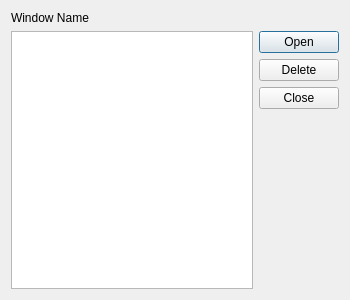
<?xml version="1.0" encoding="UTF-8"?>
<ui version="4.0">
 <class>OpenElementDialog</class>
 <widget class="QDialog" name="OpenElementDialog">
  <property name="geometry">
   <rect>
    <x>0</x>
    <y>0</y>
    <width>350</width>
    <height>300</height>
   </rect>
  </property>
  <property name="windowTitle">
   <string>Open window</string>
  </property>
  <property name="windowIcon">
   <iconset resource="../Icons.qrc">
    <normaloff>:/Icons/car.png</normaloff>:/Icons/car.png</iconset>
  </property>
  <layout class="QVBoxLayout" name="verticalLayout_2">
   <item>
    <widget class="QLabel" name="d_labelWindowName">
     <property name="text">
      <string>Window Name</string>
     </property>
    </widget>
   </item>
   <item>
    <layout class="QHBoxLayout" name="horizontalLayout">
     <item>
      <widget class="QListWidget" name="d_listWidgetNames"/>
     </item>
     <item>
      <layout class="QVBoxLayout" name="verticalLayout">
       <item>
        <widget class="QPushButton" name="d_pushButtonOpen">
         <property name="text">
          <string>Open</string>
         </property>
        </widget>
       </item>
       <item>
        <widget class="QPushButton" name="d_pushButtonDelete">
         <property name="text">
          <string>Delete</string>
         </property>
        </widget>
       </item>
       <item>
        <widget class="QPushButton" name="d_pushButtonClose">
         <property name="text">
          <string>Close</string>
         </property>
        </widget>
       </item>
       <item>
        <spacer name="verticalSpacer">
         <property name="orientation">
          <enum>Qt::Vertical</enum>
         </property>
         <property name="sizeHint" stdset="0">
          <size>
           <width>20</width>
           <height>40</height>
          </size>
         </property>
        </spacer>
       </item>
      </layout>
     </item>
    </layout>
   </item>
  </layout>
 </widget>
 <resources>
  <include location="../Icons.qrc"/>
 </resources>
 <connections>
  <connection>
   <sender>d_pushButtonOpen</sender>
   <signal>clicked()</signal>
   <receiver>OpenElementDialog</receiver>
   <slot>accept()</slot>
   <hints>
    <hint type="sourcelabel">
     <x>235</x>
     <y>41</y>
    </hint>
    <hint type="destinationlabel">
     <x>139</x>
     <y>125</y>
    </hint>
   </hints>
  </connection>
  <connection>
   <sender>d_pushButtonClose</sender>
   <signal>clicked()</signal>
   <receiver>OpenElementDialog</receiver>
   <slot>reject()</slot>
   <hints>
    <hint type="sourcelabel">
     <x>235</x>
     <y>131</y>
    </hint>
    <hint type="destinationlabel">
     <x>139</x>
     <y>125</y>
    </hint>
   </hints>
  </connection>
  <connection>
   <sender>d_pushButtonDelete</sender>
   <signal>clicked()</signal>
   <receiver>OpenElementDialog</receiver>
   <slot>deleteWidgetfromIni()</slot>
   <hints>
    <hint type="sourcelabel">
     <x>235</x>
     <y>101</y>
    </hint>
    <hint type="destinationlabel">
     <x>139</x>
     <y>125</y>
    </hint>
   </hints>
  </connection>
 </connections>
 <slots>
  <slot>deleteWidgetfromIni()</slot>
 </slots>
</ui>
